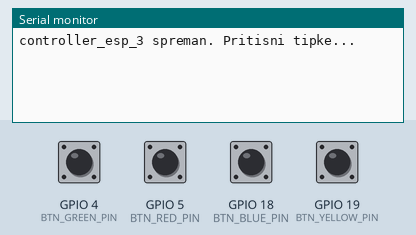
A sketch run on a simulated ESP32. Parts: the last lines printed to the serial monitor. Inputs (shaded band) come from the test bench; at power-on: GPIO 4 (BTN_GREEN_PIN), GPIO 5 (BTN_RED_PIN), GPIO 18 (BTN_BLUE_PIN), GPIO 19 (BTN_YELLOW_PIN) HIGH.

Above: at 1.2 s.
1.3 s: GPIO 4 (BTN_GREEN_PIN) pulled LOW for 0.15 s
At 2.6 s:
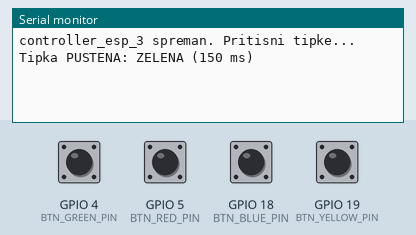
3.0 s: GPIO 5 (BTN_RED_PIN) pulled LOW for 0.15 s
At 4.0 s:
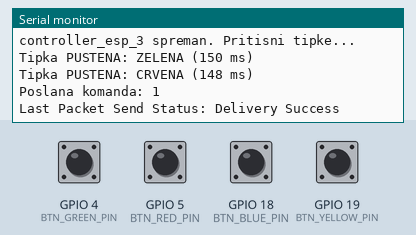
4.7 s: GPIO 18 (BTN_BLUE_PIN) pulled LOW for 0.15 s
At 5.4 s:
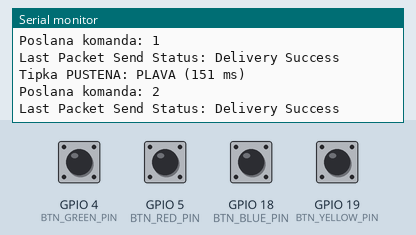
6.4 s: GPIO 19 (BTN_YELLOW_PIN) pulled LOW for 0.15 s
At 7.8 s:
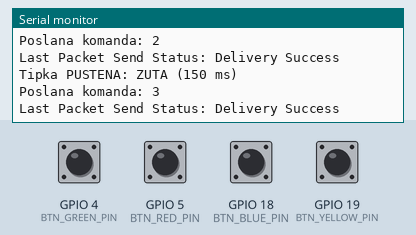
8.1 s: GPIO 4 (BTN_GREEN_PIN) pulled LOW for 1 s
At 10.3 s:
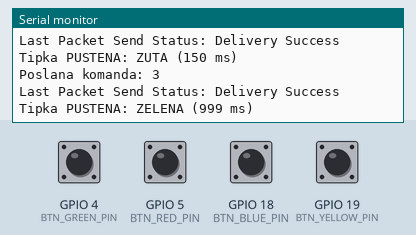
10.6 s: GPIO 5 (BTN_RED_PIN) pulled LOW for 1 s
At 12.3 s:
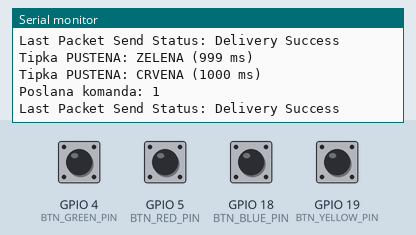
Timing chart, 0 to 13.8 s (numbered marks = the images above; inputs shaded):
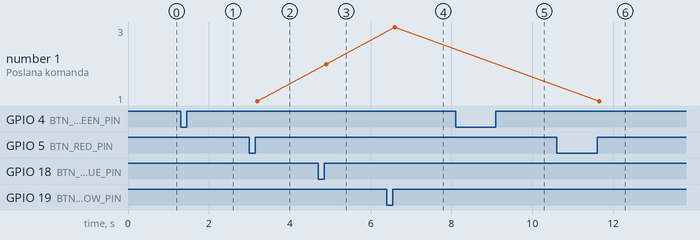

Measured:
- after the input at 1.3 s, the serial monitor: prints a new line after 0.20 s (image 1)
- after the input at 3.0 s, the serial monitor: prints a new line after 0.20 s (image 2)
- after the input at 4.7 s, the serial monitor: prints a new line after 0.20 s (image 3)
- after the input at 6.4 s, the serial monitor: prints a new line after 0.20 s (image 4)
- after the input at 8.1 s, the serial monitor: prints a new line after 1.1 s (image 5)
- after the input at 10.6 s, the serial monitor: prints a new line after 1.1 s (image 6)
- plotted number 1: 1 → 2 after the input at 4.7 s, 2 → 3 after the input at 6.4 s, 3 → 1 after the input at 10.6 s

The sketch:

controller_esp_3.ino
```cpp
// controller_esp_3.ino
// ESP WROOM 3 – kontroler s tipkalima
// Crvena = poen CRVENI
// Plava  = poen PLAVI
// Žuta   = UNDO
// Zelena = FINISH

#include <Arduino.h>
#include <WiFi.h>
#include <esp_now.h>

// ================== MAC ADRESE ==================

// Scoreboard ESP_1 (ESP WROOM 1)
uint8_t scoreboardMac[] = {0x10, 0x06, 0x1C, 0x81, 0xDA, 0xA0};

// ================== KOMANDA STRUKTURA ==================

typedef struct {
  uint8_t command;   // 1 = RED_POINT, 2 = BLUE_POINT, 3 = UNDO, 4 = FINISH
} CommandMessage;

CommandMessage cmdMsg;

const uint8_t CMD_RED_POINT = 1;
const uint8_t CMD_BLUE_POINT = 2;
const uint8_t CMD_UNDO = 3;
const uint8_t CMD_FINISH = 4;
const uint8_t CMD_RESET_ALL = 5;

esp_now_peer_info_t peerInfo;

// ================== TIPKE ==================

const int BTN_GREEN_PIN  = 4;   // finish
const int BTN_RED_PIN    = 5;   // poen za crvene
const int BTN_BLUE_PIN   = 18;  // poen za plave
const int BTN_YELLOW_PIN = 19;  // undo

// Debounce
const unsigned long DEBOUNCE_DELAY = 50;  // ms
const unsigned long LONG_PRESS_MS = 4000; // 4 sekunde za long press


int lastStableGreen  = HIGH;
int lastStableRed    = HIGH;
int lastStableBlue   = HIGH;
int lastStableYellow = HIGH;

int lastReadingGreen  = HIGH;
int lastReadingRed    = HIGH;
int lastReadingBlue   = HIGH;
int lastReadingYellow = HIGH;

unsigned long lastChangeTimeGreen  = 0;
unsigned long lastChangeTimeRed    = 0;
unsigned long lastChangeTimeBlue   = 0;
unsigned long lastChangeTimeYellow = 0;

unsigned long pressStartGreen  = 0;
unsigned long pressStartRed    = 0;
unsigned long pressStartBlue   = 0;
unsigned long pressStartYellow = 0;


// ================== ESP-NOW CALLBACK ==================

void OnDataSent(const wifi_tx_info_t *info, esp_now_send_status_t status) {
  Serial.print("Last Packet Send Status: ");
  Serial.println(status == ESP_NOW_SEND_SUCCESS ? "Delivery Success" : "Delivery Fail");
}

// ================== SLANJE KOMANDE ==================

void sendCommand(uint8_t command) {
  cmdMsg.command = command;
  esp_err_t result = esp_now_send(scoreboardMac, (uint8_t*)&cmdMsg, sizeof(cmdMsg));
  if (result == ESP_OK) {
    Serial.print("Poslana komanda: ");
    Serial.println(command);
  } else {
    Serial.print("Greska slanja komande: ");
    Serial.println(result);
  }
}

// ================== TIPKE ==================

void handleButton(
  const char* name,
  int pin,
  int &lastReading,
  int &lastStable,
  unsigned long &lastChangeTime,
  unsigned long &pressStartTime,
  void (*onShortRelease)(),
  void (*onLongRelease)()
) {
  int reading = digitalRead(pin);
  unsigned long now = millis();

  // Debounce
  if (reading != lastReading) {
    lastChangeTime = now;
    lastReading = reading;
  }

  if ((now - lastChangeTime) > DEBOUNCE_DELAY) {
    if (reading != lastStable) {

      // INPUT_PULLUP: HIGH = pušteno, LOW = stisnuto

      // Trenutak PRITISKA (HIGH -> LOW)
      if (lastStable == HIGH && reading == LOW) {
        pressStartTime = now;
      }

      // Trenutak PUŠTANJA (LOW -> HIGH)
      if (lastStable == LOW && reading == HIGH) {
        unsigned long pressDuration = now - pressStartTime;

        Serial.print("Tipka PUSTENA: ");
        Serial.print(name);
        Serial.print(" (");
        Serial.print(pressDuration);
        Serial.println(" ms)");

        if (pressDuration >= LONG_PRESS_MS) {
          if (onLongRelease) onLongRelease();
        } else {
          if (onShortRelease) onShortRelease();
        }
      }

      lastStable = reading;
    }
  }
}


// Callback za pojedine tipke
// ZELENA
void onGreenShort() {
  // kratki pritisak zelene = ništa
}

void onGreenLong() {
  // dugi pritisak zelene = FINISH meča
  sendCommand(CMD_FINISH);
}

// CRVENA
void onRedShort() {
  // uvijek kratki klik = poen CRVENI
  sendCommand(CMD_RED_POINT);
}

// PLAVA
void onBlueShort() {
  // uvijek kratki klik = poen PLAVI
  sendCommand(CMD_BLUE_POINT);
}

// ŽUTA
void onYellowShort() {
  // kratki klik = UNDO
  sendCommand(CMD_UNDO);
}

void onYellowLong() {
  // dugi klik = FULL RESET
  sendCommand(CMD_RESET_ALL);
}


// ================== SETUP / LOOP ==================

void setup() {
  Serial.begin(115200);

  pinMode(BTN_GREEN_PIN,  INPUT_PULLUP);
  pinMode(BTN_RED_PIN,    INPUT_PULLUP);
  pinMode(BTN_BLUE_PIN,   INPUT_PULLUP);
  pinMode(BTN_YELLOW_PIN, INPUT_PULLUP);

  WiFi.mode(WIFI_STA);

  if (esp_now_init() != ESP_OK) {
    Serial.println("Error initializing ESP-NOW");
    return;
  }

  esp_now_register_send_cb(OnDataSent);

  memcpy(peerInfo.peer_addr, scoreboardMac, 6);
  peerInfo.channel = 0;
  peerInfo.encrypt = false;

  if (esp_now_add_peer(&peerInfo) != ESP_OK) {
    Serial.println("Failed to add peer");
    return;
  }

  Serial.println("controller_esp_3 spreman. Pritisni tipke...");
}

void loop() {
  handleButton("ZELENA", BTN_GREEN_PIN,
             lastReadingGreen, lastStableGreen, lastChangeTimeGreen, pressStartGreen,
             onGreenShort, onGreenLong);

  handleButton("CRVENA", BTN_RED_PIN,
              lastReadingRed, lastStableRed, lastChangeTimeRed, pressStartRed,
              onRedShort, nullptr);          // nema long akcije

  handleButton("PLAVA", BTN_BLUE_PIN,
              lastReadingBlue, lastStableBlue, lastChangeTimeBlue, pressStartBlue,
              onBlueShort, nullptr);         // nema long akcije

  handleButton("ZUTA", BTN_YELLOW_PIN,
              lastReadingYellow, lastStableYellow, lastChangeTimeYellow, pressStartYellow,
              onYellowShort, onYellowLong);
}
```
